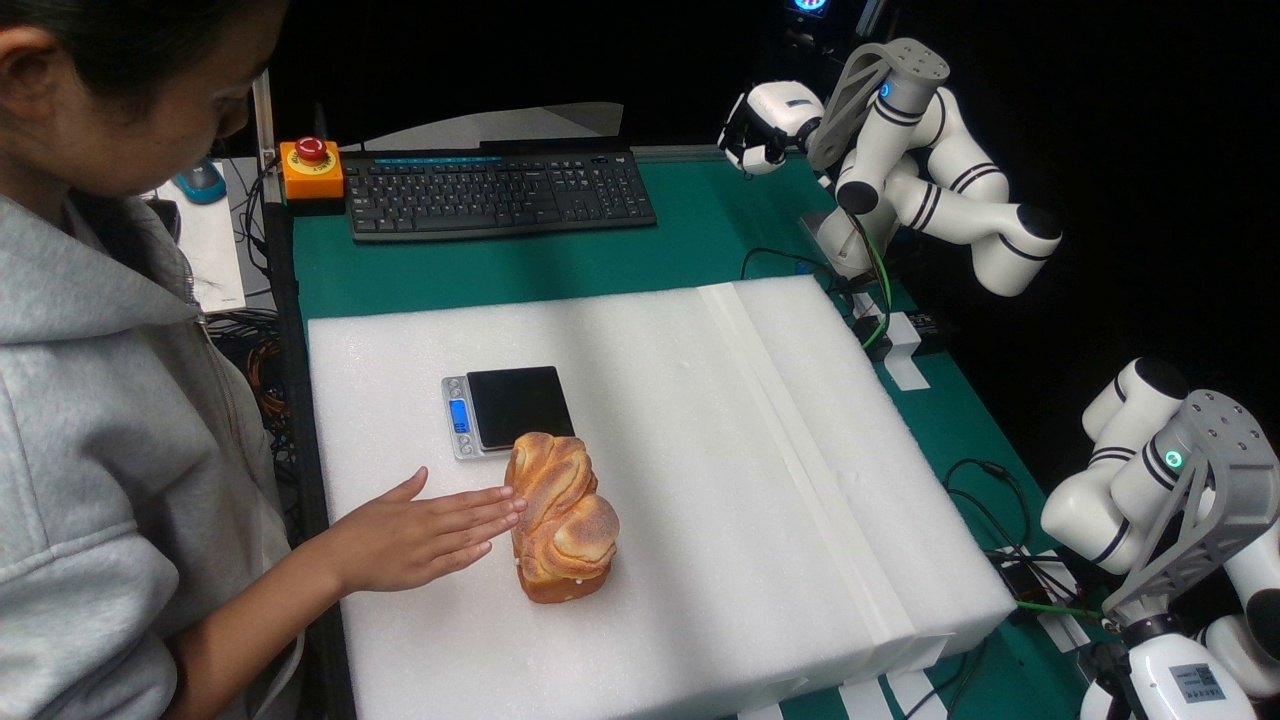
#> input picture experiments/2026-07-04_obj_recon_bread/frames/camera_side_1/frame_000000.jpg, 1280 x 720 px, given in place of frame_000115.jpg, which was not available
$ python phase2_mask_grabcut.py
#> lines starting #> are read from the running program, lines starting #| are printed output that depends on the picture; after the words box and inside, x2 and y2 are one past the last pixel; in counts of white or black regions, pixels touching at a corner belong together; pictures that were not available may be replaced by others from this repository, and a replacement may not be noted
"""Phase 2: Object 2D mask extraction using OpenCV GrabCut.

No PyTorch/SAM required. GrabCut is built into OpenCV.
Bread on scale is a well-defined foreground object — GrabCut works well here.
"""
import os, json
import numpy as np
import cv2

FRAMES_DIR = 'experiments/2026-07-04_obj_recon_bread/frames'
OUT_DIR = 'experiments/2026-07-04_obj_recon_bread/masks'
os.makedirs(OUT_DIR, exist_ok=True)

MASK_DEFINITION = (
    "Visible-region mask: pixels belonging to the object in the current frame. "
    "Generated using OpenCV GrabCut with center-region initialization. "
    "Occluded portions are not hallucinated."
)

def grabcut_mask(image, center_frac=0.4, border_frac=0.1):
    """Run GrabCut with center-as-probable-foreground initialization."""
    h, w = image.shape[:2]
    mask = np.zeros((h, w), np.uint8)
    bgd_model = np.zeros((1, 65), np.float64)
    fgd_model = np.zeros((1, 65), np.float64)

    # Probable foreground: center rectangle
    ch, cw = int(h * center_frac), int(w * center_frac)
    cx, cy = (w - cw) // 2, (h - ch) // 2
    rect = (cx, cy, cw, ch)

    # Run GrabCut
    mask, _, _ = cv2.grabCut(image, mask, rect, bgd_model, fgd_model, 5,
                              cv2.GC_INIT_WITH_RECT)
    # mask: 0=BG, 1=FG, 2=PROB_BG, 3=PROB_FG
    result = np.where((mask == 1) | (mask == 3), 255, 0).astype(np.uint8)
    return result, rect

# Process all three cameras at the middle frame
results = {}
for cam in ['camera_side_1', 'camera_side_2', 'camera_top']:
    frame_path = f'{FRAMES_DIR}/{cam}/frame_000115.jpg'
    image = cv2.imread(frame_path)
#> image is the input picture: shape (720, 1280, 3); mean B, G, R 86.7, 89.5, 86.4
    print(f"\nProcessing {cam}...")
    print(f"  Image: {image.shape}")
#|   Image: (720, 1280, 3)

    # Run GrabCut
    mask, rect = grabcut_mask(image)
#> in grabcut_mask, `mask, _, _ = cv2.grabCut(image, mask, rect, bgd_model, fgd_model, 5, c..`:
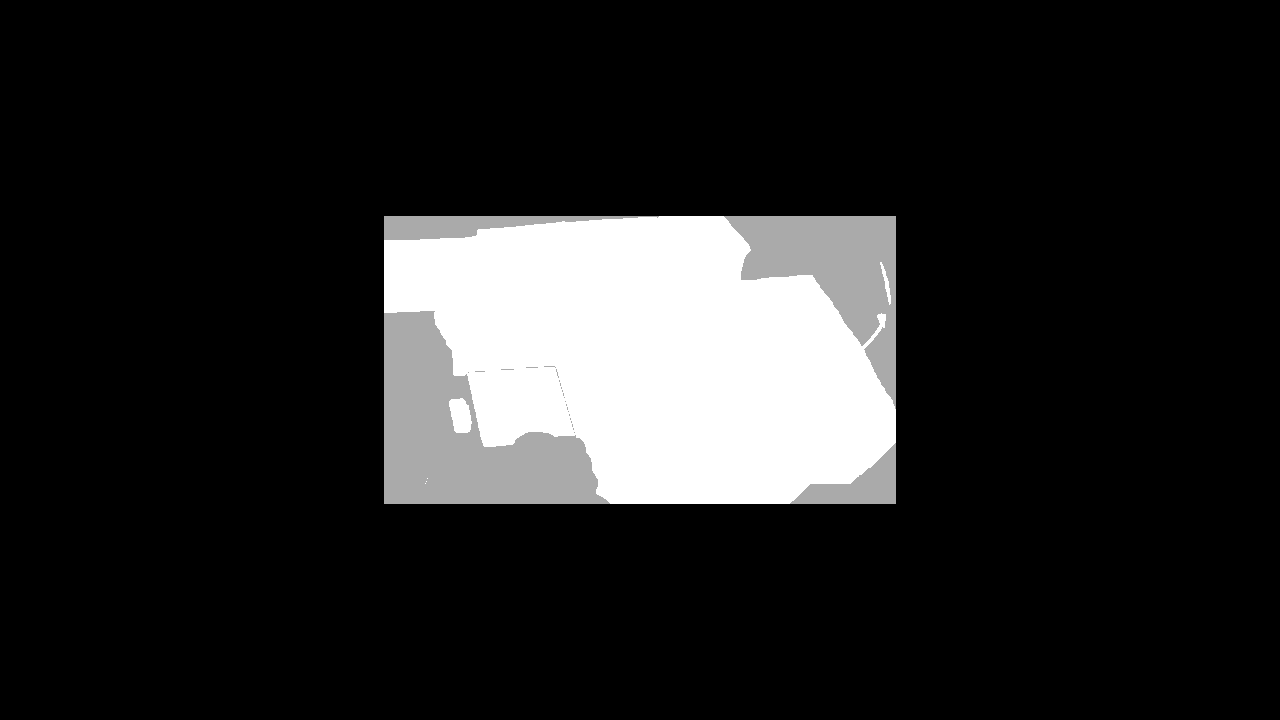
#> mask: shape (720, 1280); min 0, max 3, mean 0.433; drawn with min black and max white
#> in grabcut_mask, `result = np.where((mask == 1) | (mask == 3), 255, 0).astype(np.uint8)`:
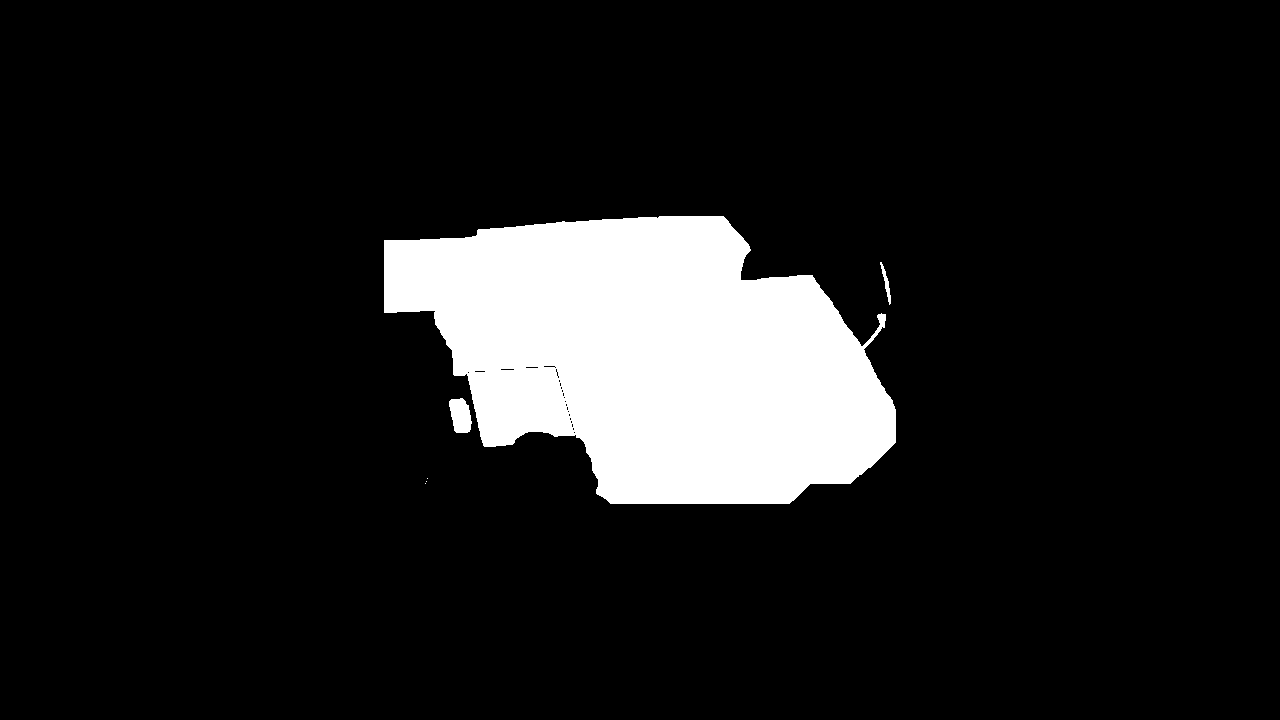
#> result: shape (720, 1280); 11.3% white; 6 white regions (3 under 20 px), largest, box (x1, y1, x2, y2) and area: (384, 216, 896, 504) 103578, (449, 398, 472, 433) 612, (880, 262, 891, 305) 143
#> rect = (384, 216, 512, 288)
    n_fg = (mask > 0).sum()
#> n_fg = 104336
    print(f"  Foreground pixels: {n_fg} ({n_fg / mask.size:.1%})")
#|   Foreground pixels: 104336 (11.3%)
    print(f"  Rectangle: {rect}")
#|   Rectangle: (384, 216, 512, 288)

    # Save mask
    cv2.imwrite(f'{OUT_DIR}/{cam}_frame_000115_mask.png', mask)

    # Create overlay visualization
    overlay = image.copy()
    overlay[mask > 0] = (overlay[mask > 0] * 0.5 + np.array([0, 255, 0]) * 0.5).astype(np.uint8)
    cv2.rectangle(overlay, (rect[0], rect[1]), (rect[0]+rect[2], rect[1]+rect[3]), (255, 0, 0), 2)
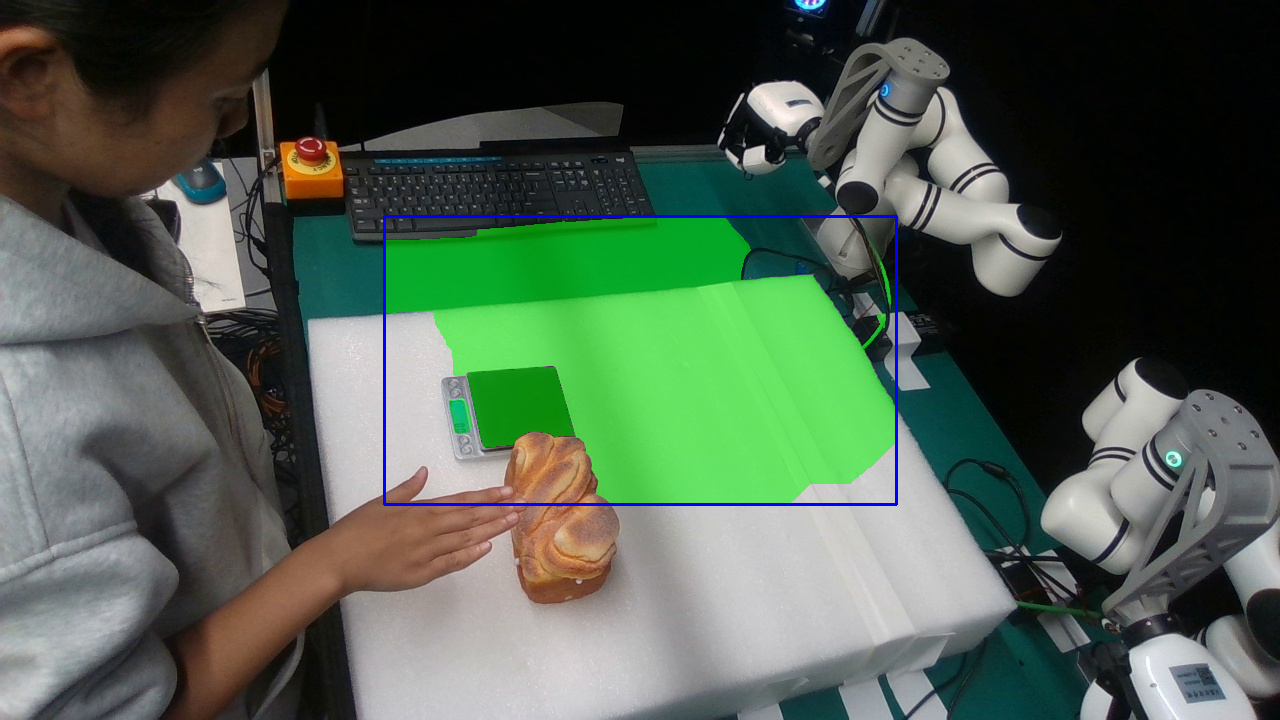
#> overlay: shape (720, 1280, 3); mean B, G, R 79, 94.6, 78.2
    cv2.imwrite(f'{OUT_DIR}/{cam}_frame_000115_overlay.jpg', overlay)

    results[cam] = {
        "mask_pixels": int(n_fg),
        "mask_ratio": float(n_fg / mask.size),
        "rect": rect,
    }
#> pass 2 of the loop `for cam in ['camera_side_1', 'camera_side_2', 'camera_top']:`:
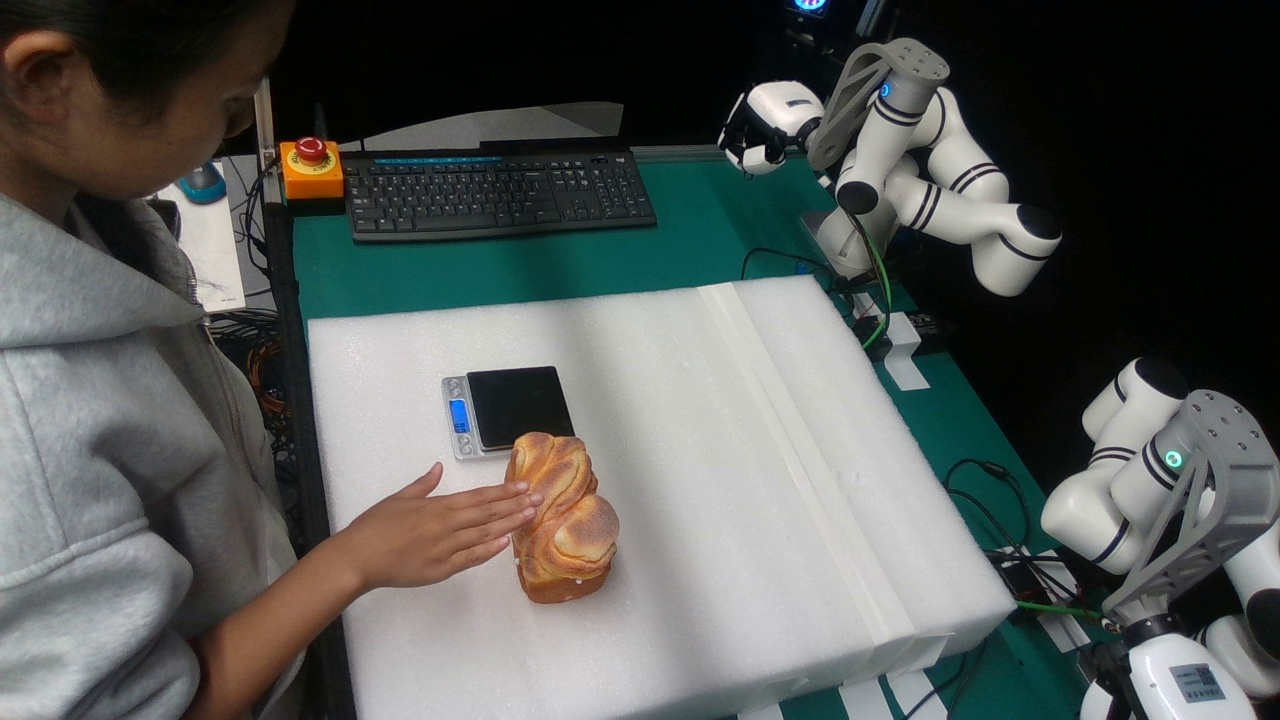
#> input picture experiments/2026-07-04_obj_recon_bread/frames/camera_side_1/frame_000020.jpg, 1280 x 720 px, given in place of frame_000115.jpg, which was not available
#> image is the input picture: shape (720, 1280, 3); mean B, G, R 87.8, 90.5, 87.4
#|   Image: (720, 1280, 3)
#> in grabcut_mask (call 2), `result = np.where((mask == 1) | (mask == 3), 255, 0).astype(np.uint8)`:
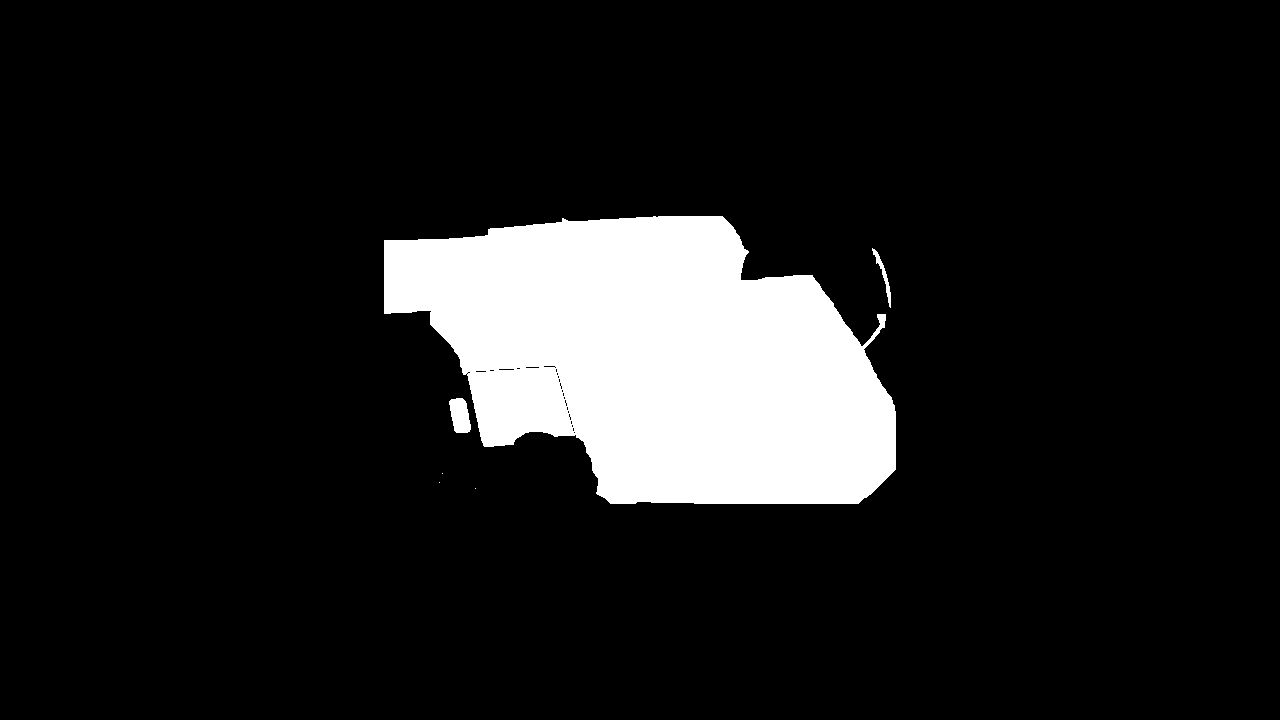
#> result: shape (720, 1280); 11.5% white; 6 white regions (3 under 20 px), largest, box (x1, y1, x2, y2) and area: (384, 216, 896, 504) 105523, (449, 398, 471, 433) 582, (872, 248, 891, 308) 231
#> n_fg = 106339
#|   Foreground pixels: 106339 (11.5%)
#|   Rectangle: (384, 216, 512, 288)
#> `cv2.rectangle(overlay, (rect[0], rect[1]), (rect[0]+rect[2], rect[1]+r..`:
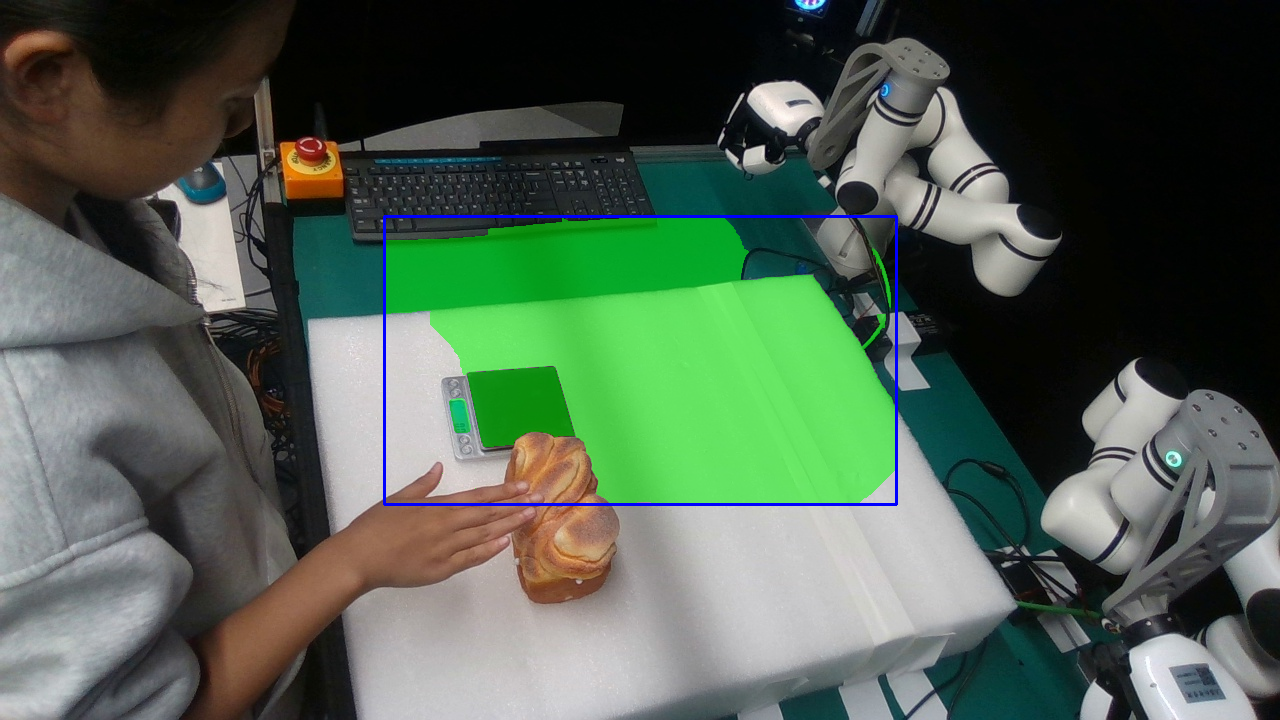
#> overlay: shape (720, 1280, 3); mean B, G, R 79.9, 95.6, 78.9

# Also process first and last frames for trajectory visualization
for cam in ['camera_top']:
    for frame_name in ['frame_000000', 'frame_000230']:
        frame_path = f'{FRAMES_DIR}/{cam}/{frame_name}.jpg'
        if not os.path.exists(frame_path):
            continue
        image = cv2.imread(frame_path)
        mask, rect = grabcut_mask(image)
#> in grabcut_mask (call 4), `result = np.where((mask == 1) | (mask == 3), 255, 0).astype(np.uint8)`: result: shape (720, 1280); 11.6% white; 3 white regions, box (x1, y1, x2, y2) and area: (384, 216, 896, 504) 106421, (449, 398, 471, 433) 575, (875, 252, 891, 310) 260
        cv2.imwrite(f'{OUT_DIR}/{cam}_{frame_name}_mask.png', mask)
        overlay = image.copy()
        overlay[mask > 0] = (overlay[mask > 0] * 0.5 + np.array([0, 255, 0]) * 0.5).astype(np.uint8)
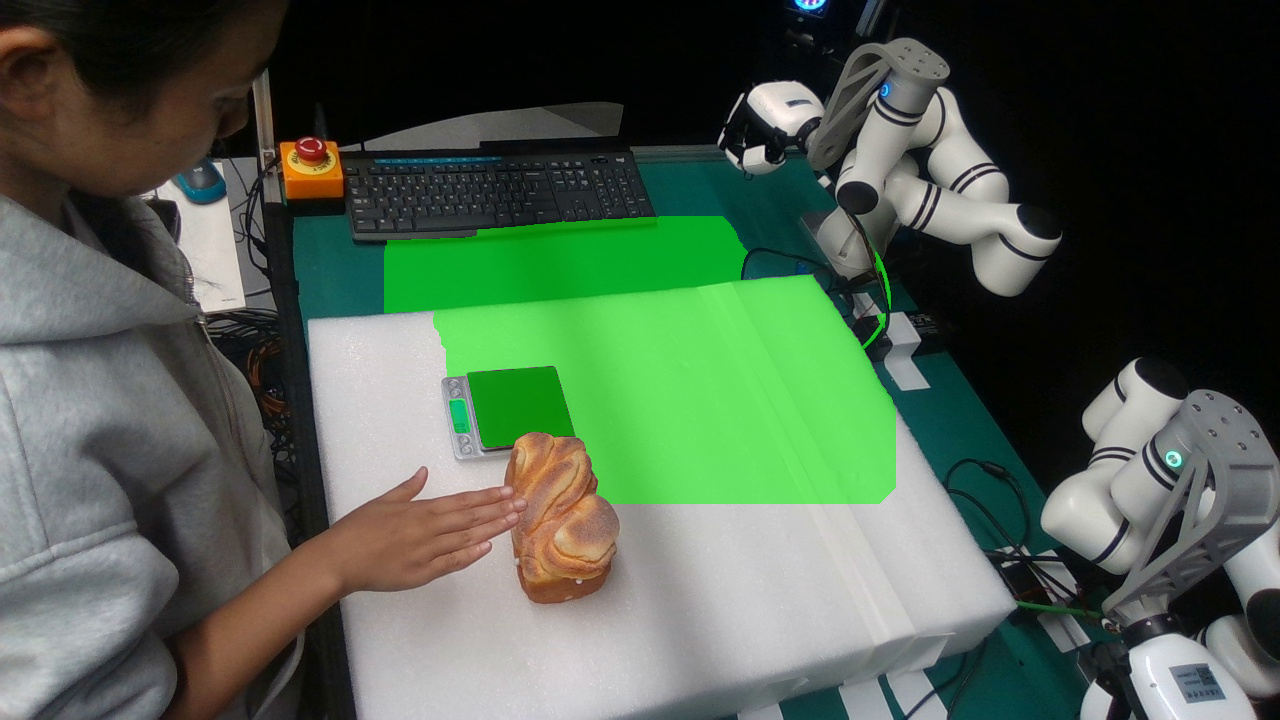
#> overlay: shape (720, 1280, 3); 11.64% of pixels changed, all inside (x1, y1, x2, y2) = (384, 216, 896, 504)
        cv2.imwrite(f'{OUT_DIR}/{cam}_{frame_name}_overlay.jpg', overlay)
        print(f"\n  {cam}/{frame_name}: {int(mask.sum())} fg pixels")
#|   camera_top/frame_000000: 27350280 fg pixels

# Save metadata
metadata = {
    "mask_definition": MASK_DEFINITION,
    "method": "OpenCV GrabCut, GC_INIT_WITH_RECT, 5 iterations, center-rect init",
    "results": results,
}
with open(f'{OUT_DIR}/mask_metadata.json', 'w') as f:
    json.dump(metadata, f, indent=2)

print(f"\n{'='*60}")
print(f"Masks saved to: {OUT_DIR}/")
print(f"Files: {sorted(os.listdir(OUT_DIR))}")
print(f"\nMask definition: {MASK_DEFINITION}")
print("Done! Phase 2 complete.")
